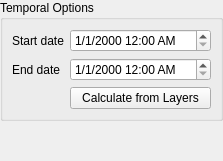
         <widget class="QWidget" name="mTemporalOptions">
          <layout class="QVBoxLayout" name="verticalLayout_20">
           <property name="leftMargin">
            <number>0</number>
           </property>
           <property name="topMargin">
            <number>0</number>
           </property>
           <property name="rightMargin">
            <number>0</number>
           </property>
           <property name="bottomMargin">
            <number>0</number>
           </property>
           <item>
            <widget class="QGroupBox" name="mTemporalOptionsGroup">
             <property name="title">
              <string>Temporal Options</string>
             </property>
             <layout class="QGridLayout" name="gridLayout_22" columnstretch="0,1">
              <item row="0" column="1">
               <widget class="QgsDateTimeEdit" name="mStartDateTimeEdit">
                <property name="displayFormat">
                 <string>M/d/yyyy h:mm AP</string>
                </property>
                <property name="timeSpec">
                 <enum>Qt::UTC</enum>
                </property>
               </widget>
              </item>
              <item row="0" column="0">
               <widget class="QLabel" name="label_35">
                <property name="text">
                 <string>Start date</string>
                </property>
               </widget>
              </item>
              <item row="3" column="1">
               <widget class="QPushButton" name="mCalculateFromLayerButton">
                <property name="text">
                 <string>Calculate from Layers</string>
                </property>
               </widget>
              </item>
              <item row="2" column="0">
               <widget class="QLabel" name="label_36">
                <property name="text">
                 <string>End date</string>
                </property>
               </widget>
              </item>
              <item row="2" column="1">
               <widget class="QgsDateTimeEdit" name="mEndDateTimeEdit">
                <property name="displayFormat">
                 <string>M/d/yyyy h:mm AP</string>
                </property>
                <property name="timeSpec">
                 <enum>Qt::UTC</enum>
                </property>
               </widget>
              </item>
             </layout>
            </widget>
           </item>
           <item>
            <spacer name="verticalSpacer_2">
             <property name="orientation">
              <enum>Qt::Vertical</enum>
             </property>
             <property name="sizeHint" stdset="0">
              <size>
               <width>20</width>
               <height>40</height>
              </size>
             </property>
            </spacer>
           </item>
          </layout>
         </widget>
